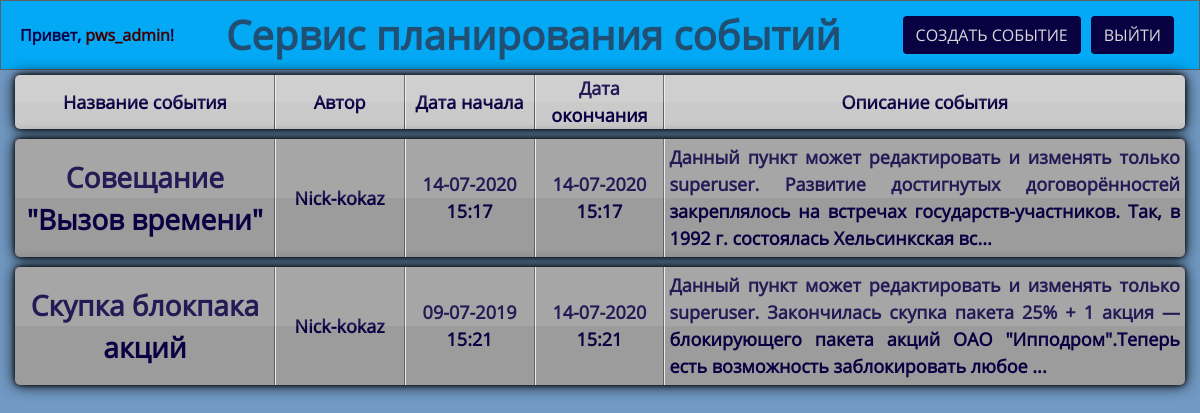
Screenshot of / (signed in) with the database file from the repository.
### app/models.py (models this page shows, shortened)
class User(db.Model, UserMixin):
    __tablename__ = 'user'
    id = db.Column(db.Integer, primary_key=True)
    username = db.Column(db.String(48), unique=True)
    password = db.Column(db.String(128))
    email = db.Column(db.String(64))
    firstname = db.Column(db.String(48))
    lastname = db.Column(db.String(48))
    is_superuser = db.Column(db.Boolean, default=False)
    event = db.relationship('Event', backref='users', lazy='dynamic')
    @property
    def is_authenticated(self):
        return True

class Event(db.Model):
    __tablename__ = 'event'
    id = db.Column(db.Integer, primary_key=True)
    title = db.Column(db.String(64))
    description = db.Column(db.Text, nullable=False)
    start_time = db.Column(db.DateTime)
    end_time = db.Column(db.DateTime)
    author = db.Column(db.String, db.ForeignKey('user.username'), nullable=False)

### app/routes.py (the view)
@app.route('/')
def index():
    if not current_user.is_authenticated:
        loginform = LoginForm()
        signupform = SignupForm()
        return render_template('index.html', loginform=loginform, form=signupform)
    else:
        events = Event.query.all()
        return render_template('index.html', events=events)

### app/__init__.py (called while the page is built)
@app.template_filter('datetime')
def format_datetime(value, format="%d-%m-%Y %H:%M"):
    if value is None:
        return ""
    return value.strftime(format)

@app.template_filter('truncatechars')
def truncatechars(text, chars=500):
    if text is None:
        return ""
    if len(text) <= chars:
        return text
    else:
        return text[:chars] + "..."

### app/admin.py (called while the page is built)
def init_login_manager():
    login_manager = LoginManager()
    login_manager.init_app(app)
    @login_manager.user_loader
    def load_user(user_id):
        return User.query.get(user_id)

### app/templates/index.html (shortened to what this page needs)
{% extends 'base.html' %}
{% block styles %}
    <link rel="stylesheet" type="text/css" href="{{ url_for('static', filename='css/bootstrap.min.css') }}">
    <link rel="stylesheet" type="text/css" href="{{ url_for('static', filename='css/style.css') }}">
{% endblock %}
{% block content %}
    {% if current_user.is_authenticated %}
    <header class="container-fluid header">
        <div class="user-box">
            Привет, <a href="/user/{{current_user.id}}"><span class="cur_user">{{current_user.username}}</span></a>!
        </div>
        <h3 class="page-title">Сервис планирования событий</h3>
        <div class="btn-box">
            <form class="addevent-box" action="/create_event">
                <button class="btn btn-global" type="submit">Создать событие</button>
            </form>
            <form class="logout-box" action="/logout">
                <button class="btn btn-global" type="submit">Выйти</button>
            </form>
        </div>
    </header>
    <div class="container-fluid">
        <div class="card-column">
            {% if events %}
            <div class="card-head-box">
                <div class="card-head-name">Название события</div>
                <div class="card-author">Автор</div>
                <div class="card-date">Дата начала</div>
                <div class="card-date">Дата окончания</div>
                <div class="card-desc">Описание события</div>
            </div>
            {% for event in events %}
            <a class="card-box" href="/event/{{event.id}}">
                <div class="card-name">{{event.title|truncatechars(25)}}</div>
                <div class="card-author">{{event.author}}</div>
                <div class="card-date">{{event.start_time|datetime}}</div>
                <div class="card-date">{{event.end_time|datetime}}</div>
                <div class="card-desc">{{event.description|truncatechars(190)}}</div>
            </a>
            {% endfor %}
            {% else %}
            <div class="card-head-box">
                <div class="card-nothing">Пока нет ни одного события</div>
            </div>
            {% endif %}
        </div>
    </div>
    {% endif %}
{% endblock %}

### app/templates/base.html (shortened to what this page needs)
<!DOCTYPE html>
<html lang="ru">
<head>
    {% block styles %}{% endblock %}
</head>
<body>
    {% block content %}{% endblock %}
</body>
</html>

### app/static/css/style.css (style rules this page uses)
a, a:hover { text-decoration: none; }
* { font-family: "Open Sans", sans-serif; padding: 0; margin: 0; }
body { background: #7199c3; min-height: 100vh; }
.header, .status { display: flex; flex-direction: row; justify-content: space-between; align-items: center; background: ##03a9f4; border: 1px solid #5f5f5f; }
.header { background: #03a9f4; padding: 10px 15px; }
.cur_user { color: #420101; }
.addevent-box, .logout-box { padding: 0 2px; }
.main-title, .page-title { color: #214f74; font-weight: 600; text-align: center; }
.page-title { margin: 0; padding: 0; font-size: 40px; }
.user-box { color: #090142; font-weight: 800; margin: 10px 0 10px 4px ; white-space: nowrap; text-align: center; }
.btn-box { display: flex; margin: 5px 5px; }
.card-column { display: flex; flex-direction: column; align-items: center; width: 100%; }
.card-head-box, .card-box { position: relative; margin: 5px 0; padding: 0; display: flex; flex-direction: row; justify-content: space-between; width: 100%; min-height: 40px; border-radius: 5px; background: #9c9c9c; box-shadow: 0 0 5px #000, 0 0 15px #000; transition: 0.2s; text-decoration: none; }
.card-head-box { background: #cacaca; }
.card-head-box::before, .card-box::before { content: ''; position: absolute; top: 0; left: 0; width: 100%; height: 50%; background: rgba(255,255,255,0.1); z-index: 1; }
.card-name { display: flex; justify-content: center; align-items: center; text-align: center; position: relative; width: 25%; color: #090142; font-size: 28px; font-weight: 600; }
.card-author, .card-date { display: flex; justify-content: center; align-items: center; text-align: center; position: relative; width: 12.5%; font-size: 18px; color: #090142; font-weight: 800; word-wrap: break-word; }
.card-head-name { display: flex; justify-content: center; align-items: center; text-align: center; position: relative; width: 25%; color: #090142; font-size: 18px; font-weight: 800; }
.card-desc { position: relative; display: flex; align-items: center; justify-content: flex-start; text-align: justify; padding: 5px 5px; width: 50%; font-size: 18px; color: #090142; font-weight: 800; word-wrap: break-word; }
.card-author::before, .card-date::before, .card-desc::before { content: ''; width: 1px; height: 100%; background: #ededed; position: absolute; top: 0; left: 0; z-index: 1; }
.card-head-name::after, .card-name::after, .card-date::after, .card-author::after { content: ''; width: 1px; height: 100%; background: #5f5f5f; position: absolute; bottom: inherit; top: 0; right: 0; }
.card-head-box > .card-desc { justify-content: center; }
.btn-global { margin: 0 3px; background: #090142; color: #d9d9d9; text-transform: uppercase; }

### rows the page displays
User: username "pws_admin"
Event: title "Совещание \"Вызов времени\"", author "Nick-kokaz", start_time "14-07-2020 15:17", end_time "14-07-2020 15:17", description "Данный пункт может редактировать и изменять только superuser. Развитие достигнутых договорённостей закреплялось на встречах государств-участников. Так, в 1992 г. состоялась Хельсинкская вс..."
Event: title "Скупка блокпака акций", author "Nick-kokaz", start_time "09-07-2019 15:21", end_time "14-07-2020 15:21", description "Данный пункт может редактировать и изменять только superuser. Закончилась скупка пакета 25% + 1 акция — блокирующего пакета акций ОАО \"Ипподром\".Теперь есть возможность заблокировать любое ..."
